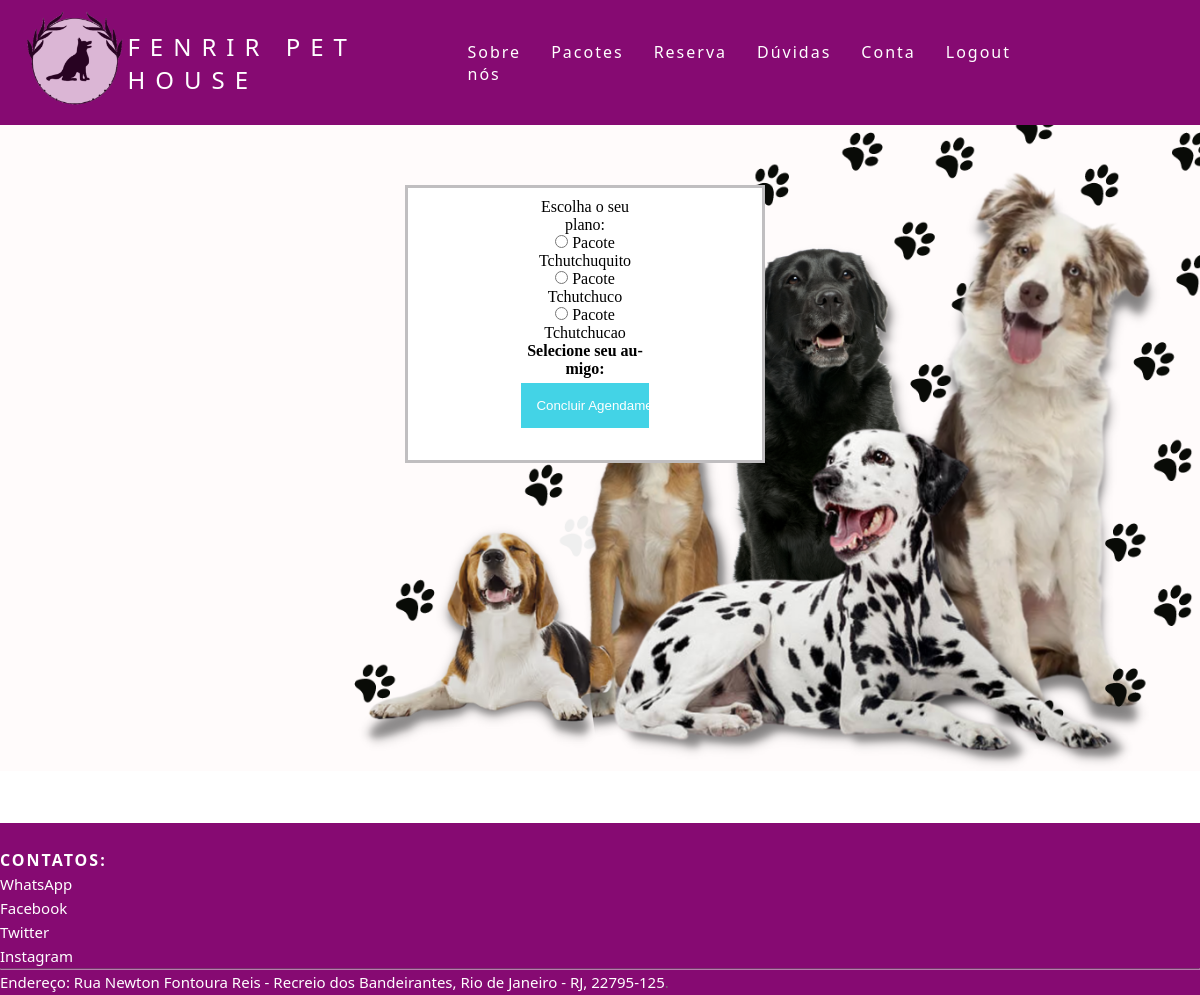
Before: /agendar.php with the older database file.
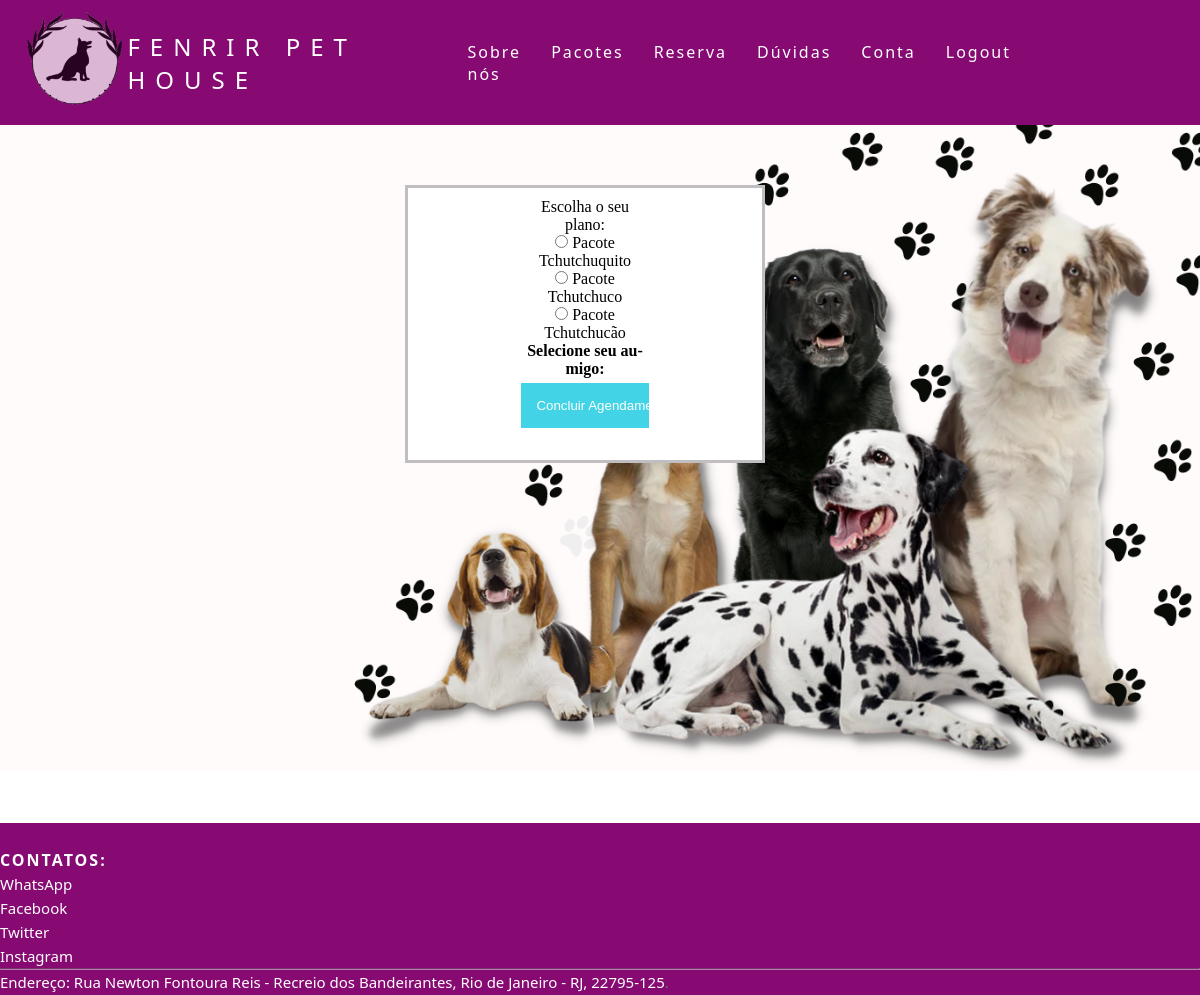
After: the same page with the newer database file.
### tables this page shows
CREATE TABLE `pacotes` (
  `idpacote` int(255) NOT NULL,
  `nome` varchar(255) NOT NULL,
  `valor` varchar(255) NOT NULL,
  `tempo` varchar(255) NOT NULL,
  `areas` varchar(255) NOT NULL,
  `banho` varchar(255) DEFAULT NULL,
  `tosa` varchar(255) DEFAULT NULL,
  `festa` varchar(255) DEFAULT NULL
);

### src/agendar.php (the view, shortened to what this page needs)
<?php
include "conectauser.inc";
$id = $_GET["idservico"];
$sql2 = "SELECT nome FROM pacotes WHERE idpacote >= 1;";
$res2 = mysqli_query($mysqli,$sql2);
$linhaplano = mysqli_num_rows($res2);
?>
<!DOCTYPE html>
<html lang="pt-br">
  <head>
    <link rel="stylesheet" href="style.css" />
  </head>
  <body>
      <header class="nav">
      <nav>
        <a href="indexlogcliente.php"><img style="margin-left:25px; margin-top:10px; margin-bottom:10px; " src="logo.png" alt="Image" height="100"></a>
        <a class="logo" href="indexlogcliente.php">Fenrir Pet House</a>
        <ul class="nav-list">
          <li><a href="sobrelog.html">Sobre nós</a></li>
          <li><a href="pacoteslog.php">Pacotes</a></li>
          <li><a href="reserva.html">Reserva</a></li>
          <li><a href="duvidaslog.html">Dúvidas</a></li>
          <li><a href="account.html">Conta</a></li>
          <li><a href="logout.php">Logout</a></li>
        </ul>
      </nav>
    </header>
    <body background="capa dogs.png" class="background">
    </body>
    <div class="fenrir-login">
        <form action="agendarfinal.php?idservico=<?=$id?>" method="POST" class="form-container">
          <p>Escolha o seu plano:<br>
          <?php
          for($i=0; $i < $linhaplano; $i++){
            $a = ($i + 1);
            $pacotes = mysqli_fetch_array($res2);
            $pacote_nome = $pacotes["nome"];
            echo "<input type='radio' name='pacote' value='$pacote_nome' required>
            <label for='pacote $a'>$pacote_nome</label><br>";
          }
          ?>
          <p><strong>Selecione seu au-migo:</strong><br>
          <p><input type="submit" value="Concluir Agendamento" class="btn"></p>
        </form>
    </div>
   <footer class="site-footer" style="margin-top: 30%;">
        <div class="col-xs-6 col-md-3">
          <h6>Contatos:</h6>
          <ul class="footer-links">
            <li><a href="https://web.whatsapp.com/">WhatsApp</a></li>
            <li><a href="https://www.facebook.com/">Facebook</a></li>
            <li><a href="https://twitter.com/">Twitter</a></li>
            <li><a href="https://www.instagram.com/">Instagram</a></li>
          </ul>
        </div>
      <hr>
    <div class="container">
      <div class="row">
        <div class="col-md-8 col-sm-6 col-xs-12">
          <p class="copyright-text">
       <a href="https://www.google.com/maps/dir//Rua+Newton+Fontoura+Reis+-+Recreio+dos+Bandeirantes+-+R.+Newton+Fontoura+Reis+-+Recreio+dos+Bandeirantes,+Rio+de+Janeiro+-+RJ,+22795-125/@-22.9209579,-43.4968904,11z/data=!4m8!4m7!1m0!1m5!1m1!1s0x9bc3aed259b4ad:0x6383c2f561261060!2m2!1d-43.4660456!2d-23.026394">Endereço: Rua Newton Fontoura Reis - Recreio dos Bandeirantes, Rio de Janeiro - RJ, 22795-125</a>.
          </p>
    </div>
</footer>
  </body>
</html>

Changed rows visible on the page:
changed pacotes: nome "Pacote Tchutchucao" → "Pacote Tchutchucão"
